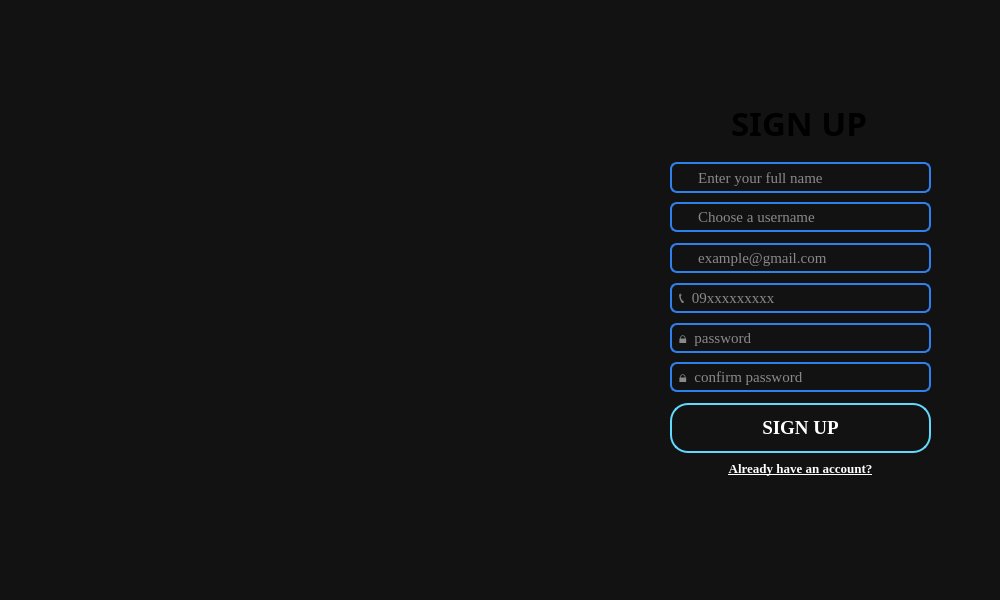
<?xml version="1.0" encoding="UTF-8"?>
<ui version="4.0">
 <class>SignupWindow</class>
 <widget class="QWidget" name="SignupWindow">
  <property name="geometry">
   <rect>
    <x>0</x>
    <y>0</y>
    <width>1000</width>
    <height>600</height>
   </rect>
  </property>
  <property name="minimumSize">
   <size>
    <width>1000</width>
    <height>600</height>
   </size>
  </property>
  <property name="maximumSize">
   <size>
    <width>1000</width>
    <height>600</height>
   </size>
  </property>
  <property name="windowTitle">
   <string>Platwo</string>
  </property>
  <property name="styleSheet">
   <string notr="true">background-color:#121212;</string>
  </property>
  <widget class="QLabel" name="signupTitleLabel">
   <property name="geometry">
    <rect>
     <x>210</x>
     <y>72</y>
     <width>1178</width>
     <height>101</height>
    </rect>
   </property>
   <property name="font">
    <font>
     <family>Kristen ITC</family>
     <pointsize>25</pointsize>
     <bold>true</bold>
    </font>
   </property>
   <property name="styleSheet">
    <string notr="true">QLabel{
    color: qlineargradient(
        x1:0, y1:0,
        x2:1, y2:1,
        stop:0 #61D8FF,
        stop:0.35 #2CB8FF,
        stop:0.7 #008BFF,
        stop:1 #0047C7
    );
    background: transparent;
}</string>
   </property>
   <property name="text">
    <string>SIGN UP</string>
   </property>
   <property name="alignment">
    <set>Qt::AlignmentFlag::AlignCenter</set>
   </property>
  </widget>
  <widget class="QPushButton" name="loginButton">
   <property name="geometry">
    <rect>
     <x>720</x>
     <y>458</y>
     <width>161</width>
     <height>21</height>
    </rect>
   </property>
   <property name="minimumSize">
    <size>
     <width>0</width>
     <height>0</height>
    </size>
   </property>
   <property name="maximumSize">
    <size>
     <width>16777215</width>
     <height>41</height>
    </size>
   </property>
   <property name="font">
    <font>
     <family>Times New Roman</family>
     <pointsize>10</pointsize>
     <bold>true</bold>
     <underline>true</underline>
     <strikeout>false</strikeout>
    </font>
   </property>
   <property name="styleSheet">
    <string notr="true">QPushButton{

background:transparent;

color:white;

border-radius:12px;



}

QPushButton:hover{

background:#56CCF2;

}</string>
   </property>
   <property name="text">
    <string>Already have an account?</string>
   </property>
  </widget>
  <widget class="QPushButton" name="signupButton">
   <property name="geometry">
    <rect>
     <x>670</x>
     <y>403</y>
     <width>261</width>
     <height>50</height>
    </rect>
   </property>
   <property name="minimumSize">
    <size>
     <width>0</width>
     <height>0</height>
    </size>
   </property>
   <property name="maximumSize">
    <size>
     <width>800</width>
     <height>50</height>
    </size>
   </property>
   <property name="font">
    <font>
     <family>Times New Roman</family>
     <pointsize>14</pointsize>
     <bold>true</bold>
    </font>
   </property>
   <property name="styleSheet">
    <string notr="true">QPushButton
{
    color:white;

    background-color:qlineargradient(
        x1:0,y1:0,
        x2:0,y2:1,
        stop:0 #2B7FFF,
        stop:1 #0050C8
    );

    border:2px solid #63D8FF;

    border-radius:18px;
}

QPushButton:hover{

background:#2C3E50;
}

QPushButton:pressed{

background:#0284e8;

}</string>
   </property>
   <property name="text">
    <string>SIGN UP</string>
   </property>
  </widget>
  <widget class="QLineEdit" name="nameEdit">
   <property name="geometry">
    <rect>
     <x>670</x>
     <y>162</y>
     <width>261</width>
     <height>31</height>
    </rect>
   </property>
   <property name="font">
    <font>
     <family>Times New Roman</family>
     <pointsize>11</pointsize>
    </font>
   </property>
   <property name="styleSheet">
    <string notr="true">QLineEdit{
    background:transparent;
    border:2px solid #2F80ED;
    border-radius:7px;
    padding-left:5px;
    color:white;
    
}

QLineEdit:focus{
    border:2px solid #56CCF2;
}</string>
   </property>
   <property name="text">
    <string/>
   </property>
   <property name="placeholderText">
    <string>👤  Enter your full name</string>
   </property>
  </widget>
  <widget class="QLineEdit" name="usernameEdit">
   <property name="geometry">
    <rect>
     <x>670</x>
     <y>202</y>
     <width>261</width>
     <height>30</height>
    </rect>
   </property>
   <property name="font">
    <font>
     <family>Times New Roman</family>
     <pointsize>11</pointsize>
    </font>
   </property>
   <property name="styleSheet">
    <string notr="true">QLineEdit{
    background:transparent;
    border:2px solid #2F80ED;
    border-radius:7px;
    padding-left:5px;
    color:white;
    
}

QLineEdit:focus{
    border:2px solid #56CCF2;
}</string>
   </property>
   <property name="text">
    <string/>
   </property>
   <property name="placeholderText">
    <string>👤  Choose a username</string>
   </property>
  </widget>
  <widget class="QLineEdit" name="emailEdit">
   <property name="geometry">
    <rect>
     <x>670</x>
     <y>243</y>
     <width>261</width>
     <height>30</height>
    </rect>
   </property>
   <property name="minimumSize">
    <size>
     <width>0</width>
     <height>30</height>
    </size>
   </property>
   <property name="font">
    <font>
     <family>Times New Roman</family>
     <pointsize>11</pointsize>
    </font>
   </property>
   <property name="styleSheet">
    <string notr="true">QLineEdit{
    background:transparent;
    border:2px solid #2F80ED;
    border-radius:7px;
    padding-left:5px;
    color:white;
    
}

QLineEdit:focus{
    border:2px solid #56CCF2;
}</string>
   </property>
   <property name="text">
    <string/>
   </property>
   <property name="placeholderText">
    <string>📧  example@gmail.com</string>
   </property>
  </widget>
  <widget class="QLineEdit" name="phoneEdit">
   <property name="geometry">
    <rect>
     <x>670</x>
     <y>283</y>
     <width>261</width>
     <height>30</height>
    </rect>
   </property>
   <property name="minimumSize">
    <size>
     <width>0</width>
     <height>30</height>
    </size>
   </property>
   <property name="font">
    <font>
     <family>Times New Roman</family>
     <pointsize>11</pointsize>
    </font>
   </property>
   <property name="styleSheet">
    <string notr="true">QLineEdit{
    background:transparent;
    border:2px solid #2F80ED;
    border-radius:7px;
    padding-left:5px;
    color:white;
    
}

QLineEdit:focus{
    border:2px solid #56CCF2;
}</string>
   </property>
   <property name="text">
    <string/>
   </property>
   <property name="maxLength">
    <number>11</number>
   </property>
   <property name="placeholderText">
    <string>📞  09xxxxxxxxx</string>
   </property>
  </widget>
  <widget class="QLineEdit" name="passwordEdit">
   <property name="geometry">
    <rect>
     <x>670</x>
     <y>323</y>
     <width>261</width>
     <height>30</height>
    </rect>
   </property>
   <property name="minimumSize">
    <size>
     <width>0</width>
     <height>30</height>
    </size>
   </property>
   <property name="font">
    <font>
     <family>Times New Roman</family>
     <pointsize>11</pointsize>
    </font>
   </property>
   <property name="styleSheet">
    <string notr="true">QLineEdit{
    background:transparent;
    border:2px solid #2F80ED;
    border-radius:7px;
    padding-left:5px;
    color:white;
    
}

QLineEdit:focus{
    border:2px solid #56CCF2;
}</string>
   </property>
   <property name="text">
    <string/>
   </property>
   <property name="echoMode">
    <enum>QLineEdit::EchoMode::Password</enum>
   </property>
   <property name="placeholderText">
    <string>🔒  password</string>
   </property>
  </widget>
  <widget class="QLineEdit" name="confirmPasswordEdit">
   <property name="geometry">
    <rect>
     <x>670</x>
     <y>362</y>
     <width>261</width>
     <height>30</height>
    </rect>
   </property>
   <property name="minimumSize">
    <size>
     <width>0</width>
     <height>30</height>
    </size>
   </property>
   <property name="font">
    <font>
     <family>Times New Roman</family>
     <pointsize>11</pointsize>
    </font>
   </property>
   <property name="styleSheet">
    <string notr="true">QLineEdit{
    background:transparent;
    border:2px solid #2F80ED;
    border-radius:7px;
    padding-left:5px;
    color:white;
    
}

QLineEdit:focus{
    border:2px solid #56CCF2;
}</string>
   </property>
   <property name="text">
    <string/>
   </property>
   <property name="echoMode">
    <enum>QLineEdit::EchoMode::Password</enum>
   </property>
   <property name="placeholderText">
    <string>🔒  confirm password</string>
   </property>
  </widget>
 </widget>
 <resources/>
 <connections/>
</ui>
